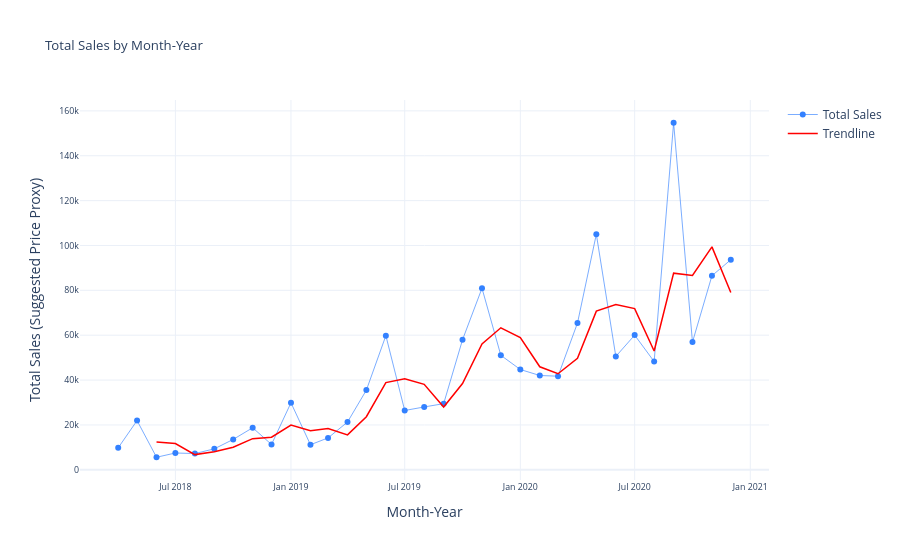

Notebook code for this chart:
### Code cell
QUESTION = """
What are the total sales by month-year? Use suggested price as a proxy for revenue for each transaction and a quantity of 1. Make a chart of sales over time. 
"""
inputs = {"user_question": QUESTION, "num_steps": 0}
for s in app.stream(inputs):
    print(s)

### Figure 1 — Plotly figure (JSON) as saved in the notebook; plotly's stock layout.template omitted (floating-point values rounded to 4 significant figures)
{"data": [{"line": {"color": "#3381ff", "width": 0.65}, "mode": "lines+markers", "name": "Total Sales", "type": "scatter", "x": ["2018-04", "2018-05", "2018-06", "2018-07", "2018-08", "2018-09", "2018-10", "2018-11", "2018-12", "2019-01", "2019-02", "2019-03", "2019-04", "2019-05", "2019-06", "2019-07", "2019-08", "2019-09", "2019-10", "2019-11", "2019-12", "2020-01", "2020-02", "2020-03", "2020-04", "2020-05", "2020-06", "2020-07", "2020-08", "2020-09", "2020-10", "2020-11", "2020-12"], "y": [9800, 21950, 5600, 7500, 7250, 9350, 13550, 18750, 11300, 29880.0, 11180.0, 14220.0, 21300.0, 35523, 59795, 26450.0, 28020.0, 29490, 57950.0, 80940.0, 51040.0, 44710.0, 42050.0, 41730.0, 65440.0, 105000.0, 50540.0, 60040.0, 48250.0, 154700.0, 56930.0, 86510.0, 93650.0]}, {"line": {"color": "red", "width": 1.5}, "mode": "lines", "name": "Trendline", "type": "scatter", "x": ["2018-04", "2018-05", "2018-06", "2018-07", "2018-08", "2018-09", "2018-10", "2018-11", "2018-12", "2019-01", "2019-02", "2019-03", "2019-04", "2019-05", "2019-06", "2019-07", "2019-08", "2019-09", "2019-10", "2019-11", "2019-12", "2020-01", "2020-02", "2020-03", "2020-04", "2020-05", "2020-06", "2020-07", "2020-08", "2020-09", "2020-10", "2020-11", "2020-12"], "y": [null, null, 12450, 11680.0, 6783.0, 8033.0, 10050, 13880.0, 14530.0, 19980.0, 17460.0, 18430.0, 15570.0, 23680.0, 38870.0, 40590.0, 38090.0, 27980.0, 38484, 56130.0, 63310.0, 58900.0, 45930.0, 42830.0, 49740.0, 70730.0, 73660.0, 71870.0, 52940.0, 87670.0, 86630.0, 99380.0, 79030.0]}], "layout": {"hoverlabel": {"font": {"size": 8.8}}, "plot_bgcolor": "white", "title": {"font": {"size": 13.2}, "text": "Total Sales by Month-Year"}, "xaxis": {"tickfont": {"size": 8.8}, "title": {"text": "Month-Year"}}, "yaxis": {"tickfont": {"size": 8.8}, "title": {"text": "Total Sales (Suggested Price Proxy)"}}}}
